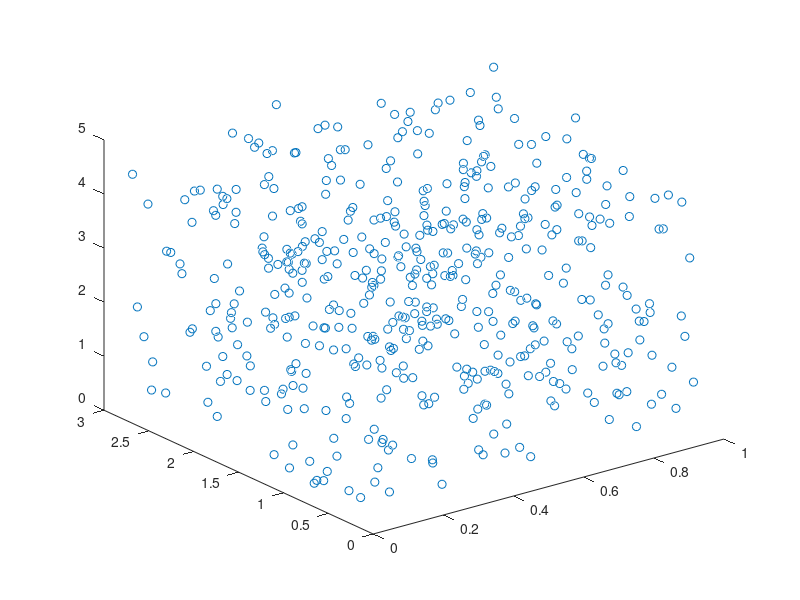

MATLAB code for this plot: (Note: this script raises an error after producing the figure.)
clear variables, close all

% matrix generation
alpha = 1e-2;
N = 500;
tol = 1e-4;  % tolerance of the ACA method
eta = 3;
Nmin = 10;

% create a grid of N elements in [-1,1]. The clustering algorithm works
% with 3d points
P = bsxfun(@times,rand(N,3),[1 3 5]);

figure,plot3(P(:,1),P(:,2),P(:,3),'o');

% kernel function: 1/r, protecting the diagonal with alpha
fkern = @(i,j)(1./(alpha+distance(P(i,:),P(j,:))));

% create the matrix 
K = fkern(1:N,1:N);

% create the H-matrix structure
H = hmtx_cluster(P,'eta',eta,'Nmin',Nmin);

% plot the empty H-matrix
hmtx_plot(H);

% populate H
H = hmtx_fill(H,tol,fkern);

% plot the H-matrix with the reduced ranks
hmtx_plot(H);
%print('-depsc2','-r600','H.eps');
% create fullmatrix from H-matrix (only for small matrices)
Hf = hmtx_full(H);
H0 = fkern(1:N,1:N);

%% check the Frobenius norm of the two matrices
fprintf('Recon. accuracy: ')
relnorm = norm(K-Hf.M,'fro')/norm(K,'fro');
if relnorm < tol
    fprintf('\ttest passed\n');
else
    fprintf('\t\ttest failed: %f > %f\n',tol);
end

%% check matrix multiplication
% generate a random matrix
R = rand(N);

% left product R*H
fprintf('Left product: ')
relnorm = norm(R*Hf.M-hmtx_mtimes(R,H),'fro')/norm(R*Hf.M,'fro');
if relnorm < tol
    fprintf('\t\ttest passed\n');
else
    fprintf('\t\ttest failed: %f > %f\n',relnorm,tol);
end

% right product H*R
fprintf('Right product: ')
relnorm = norm(Hf.M*R-hmtx_mtimes(H,R),'fro')/norm(Hf.M*R,'fro');
if relnorm < tol
    fprintf('\t\ttest passed\n');
else
    fprintf('\t\ttest failed: %f > %f\n',relnorm,tol);
end

% % power matrix H*H
% fprintf('Self product: ')
% H2 = hmtx_full(hmtx_mtimes(H,H));
% relnorm = norm(Hf.M*Hf.M-H2.M,'fro')/norm(Hf.M*Hf.M,'fro');
% if relnorm < 100*eps
%     fprintf('\t\ttest passed\n');
% else
%     fprintf('\t\ttest failed: %f > %f\n',relnorm,100*eps);
% end


%% addition and subtraction
fprintf('Addition: ')
HpH = hmtx_full(hmtx_add(H,H,'+'));
relnorm = norm(Hf.M+Hf.M-HpH.M,'fro')/norm(Hf.M+Hf.M,'fro');
if relnorm < tol
    fprintf('\t\ttest passed\n');
else
    fprintf('\t\ttest failed: %f > %f\n',relnorm,tol);
end

fprintf('Subtraction: ')
HmH = hmtx_full(hmtx_add(H,H,'-'));
relnorm = norm(HmH.M,'fro');
if relnorm < tol
    fprintf('\t\ttest passed\n');
else
    fprintf('\t\ttest failed: %f > %f\n',relnorm,tol);
end

%% LU

test_LU(H, [], tol)

%% transposition
test_transpose(H,H0,tol);

%% scalar multiplication
test_scalar(H,H0,tol);

%% addition and subtraction
test_add(H,H0,tol);
test_sub(H,H0,tol);

%% check matrix multiplication
test_matvect(H,H0,tol);

%% check H-matrix multiplication
test_mult(H,H0,tol);

%% check inverse H-matrix
test_inv(H,H0,tol);


% %% test new Lsolve
% beta=3;
% gkern = @(i,j)(1./(beta+pdist2(P(i,:),P(j,:), 'euclidean')*5));
% 
% Li = gkern(1:N,1:N);
% B = hmtx_cluster(P,'eta',eta,'Nmin',Nmin);
% B = hmtx_fill(B,tol,gkern);
% hmtx_plot(B);
% 
% title('B matrix')
% 
% test_newsolve(H, H0,B, tol);


%% coarsening matrix tests
newtol = tol * 10^3;
test_coarse(H, H0, tol, newtol);

return


